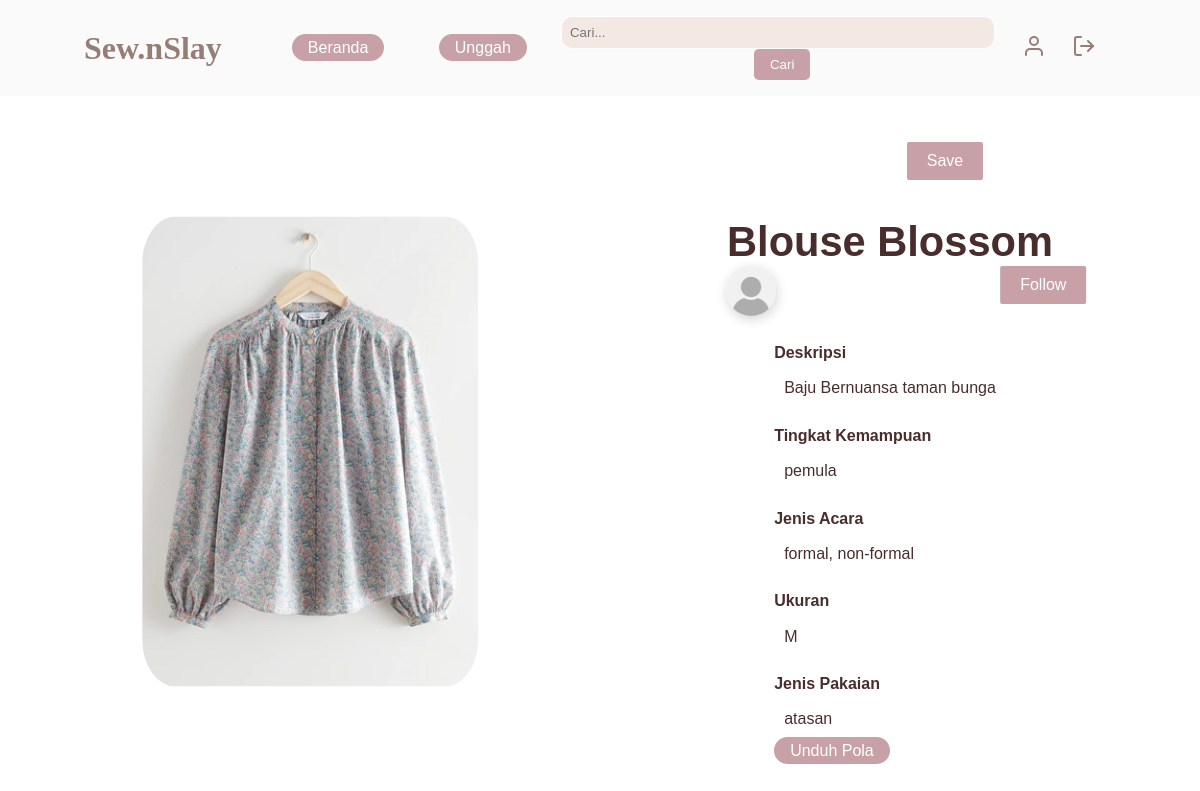
Page /detail-gambar.php?id=19 on the committed database.
### tables this page shows
CREATE TABLE `konten` (
  `id_konten` int(11) NOT NULL,
  `id_user` int(11) DEFAULT NULL,
  `judul_konten` varchar(255) DEFAULT NULL,
  `nama_gambar` varchar(255) DEFAULT NULL,
  `deskripsi` text DEFAULT NULL,
  `nama_file` varchar(225) DEFAULT NULL,
  `tgl_upload` timestamp NOT NULL DEFAULT current_timestamp() ON UPDATE current_timestamp(),
  `ukuran` varchar(50) DEFAULT NULL,
  `jenis_pakaian` varchar(50) DEFAULT NULL
);

### detail-gambar.php (the view, shortened to what this page needs)
<?php
include 'koneksi.php';
$id = $_GET['id'];
$query_tingkat_kemampuan = "SELECT GROUP_CONCAT(k.nama_kemampuan SEPARATOR ', ') AS tingkat_kemampuan
                            FROM kemampuan k
                            INNER JOIN detailkemampuan dk ON k.id_kemampuan = dk.id_kemampuan
                            WHERE dk.id_konten = $id
                            GROUP BY dk.id_konten";
$result_tingkat_kemampuan = mysqli_query($koneksi, $query_tingkat_kemampuan);
if ($result_tingkat_kemampuan && mysqli_num_rows($result_tingkat_kemampuan) > 0) {
    $row_tingkat_kemampuan = mysqli_fetch_assoc($result_tingkat_kemampuan);
    $tingkat_kemampuan = $row_tingkat_kemampuan['tingkat_kemampuan'];
} else {
    $tingkat_kemampuan = "Tidak ada tingkat kemampuan yang tersedia.";
}
$query_jenis_acara = "SELECT GROUP_CONCAT(a.nama_acara SEPARATOR ', ') AS jenis_acara
                            FROM acara a
                            INNER JOIN detailacara da ON a.id_acara = da.id_acara
                            WHERE da.id_konten = $id
                            GROUP BY da.id_konten";
$result_jenis_acara = mysqli_query($koneksi, $query_jenis_acara);
if ($result_jenis_acara && mysqli_num_rows($result_jenis_acara) > 0) {
    $row_jenis_acara = mysqli_fetch_assoc($result_jenis_acara);
    $jenis_acara = $row_jenis_acara['jenis_acara'];
} else {
    $jenis_acara = "Tidak ada jenis acara yang tersedia.";
}
?>
<!DOCTYPE html>
<html>
<head>
  <link rel="stylesheet" href="css/beranda.css">
  <link rel="stylesheet" href="https://cdn.jsdelivr.net/npm/feather-icons/dist/feather.min.css">
  <link rel="stylesheet" href="https://stackpath.bootstrapcdn.com/font-awesome/4.7.0/css/font-awesome.min.css">
  <link rel="stylesheet" href="https://cdnjs.cloudflare.com/ajax/libs/font-awesome/5.15.3/css/all.min.css">
</head>
<body>
    <nav class="navbar">
      <a href="#" class="navbar-logo">Sew.nSlay</a>
      <div class="navbar-nav">
          <a href="beranda.php" class="button-beranda">Beranda</a>
          <a href="upload.php" class="button-unggah">Unggah</a>
      </div>
      <div class="navbar-search">
        <input type="text" placeholder="Cari...">
        <button type="button">Cari</button>
    </div>
      <div class="navbar-ikon">
          <a href="profilUpload.php" class="navbar-orang"><i data-feather="user"></i></a>
          <a href="" class="navbar-orang"><i data-feather="log-out"></i></a>
      </div>
    </nav>
    <div class="detail-wrapper" id="beranda">
      <?php
      include 'koneksi.php';
      $id = $_GET['id'];
      $query_konten = "SELECT * FROM konten WHERE id_konten = $id";
      $result_konten = mysqli_query($koneksi, $query_konten);
      $row_konten = mysqli_fetch_assoc($result_konten);
      ?>
      <div class="image-container">
        <img src="<?php echo $row_konten['nama_gambar']; ?>" alt="Image">
      </div>
      <div class="description">
        <div class="aksi">
        <form method="POST" action="">
          <button id="saveButton" name="saveButton"> Save </button>
        </form>
        </div>
        <h1><?php echo $row_konten['judul_konten']; ?></h1>
        <div class="detail-user">
        <?php
            $query = "SELECT k.id_konten, k.id_user, u.nama_pengguna, u.foto_profil
                      FROM konten k
                      JOIN user u ON k.id_user = u.id_user
                      WHERE k.id_konten = $id";
            $result = mysqli_query($koneksi, $query);
            if ($result && mysqli_num_rows($result) > 0) {
              $row = mysqli_fetch_assoc($result);
              $idUser=$row['id_user'];
              $namaPengguna = $row['nama_pengguna'];
              if (!empty($row['foto_profil'])) {
                $foto_dest = $row['foto_profil'];
              } else {
                $foto_dest = 'img/avatar1.png';
              }
              ?>
              <div class="img__container">
            <img src="<?php echo $foto_dest; ?>" alt="<?php echo $namaPengguna; ?>" />
            <a class="follow-button" nama="follow" id="follow" data-userid="<?php echo $idUser; ?>">Follow</a>
          </div>
            <?php } ?>
          </div>
        <div class="text-detail">
          <h3>Deskripsi</h3>
          <p><?php echo $row_konten['deskripsi']; ?></p>
          <h3>Tingkat Kemampuan</h3>
          <p><?php echo $tingkat_kemampuan; ?></p>
          <h3>Jenis Acara</h3>
          <p><?php echo $jenis_acara; ?></p>
          <h3>Ukuran</h3>
          <p><?php echo $row_konten['ukuran']; ?></p>
          <h3>Jenis Pakaian</h3>
          <p><?php echo $row_konten['jenis_pakaian']; ?></p>
          <a href="<?php echo $row_konten['nama_file']; ?>" class="unduh-button">Unduh Pola</a>
        </div>
      </div>
    </div>
</body>
</html>

### css/beranda.css (style rules this page uses)
:root { --bg: #ffffff; }
* { margin: 0; padding: 0; box-sizing: border-box; outline: none; border: none; text-decoration: none; }
html { scroll-behavior: smooth; }
body { font-family: 'Poppins', sans-serif; background-color: var(--bg); color: #fff; width: 100%; height: 100vh; }
.navbar { display: flex; justify-content: space-between; align-items: center; padding: 1.0rem 7%; background-color: rgb(250, 250, 250); position: fixed; top: 0; left: 0; right: 0; z-index: 9999; }
.navbar .navbar-logo { font-size: 2rem; font-weight: 700; color: #967E76; font-family: 'Playfair', serif; margin-right: 70px; }
.navbar .navbar-search { flex: 1; text-align: center; }
.navbar .navbar-search input[type="text"] { padding: 0.5rem; width: 90%; max-width: 600px; border-radius: 0.7rem; border: 1px solid #fff; background-color: #f3e8e4; color: #000000; }
.navbar .navbar-search button { padding: 0.5rem 1rem; background-color: #c7a1a7; color: #fff; border: none; border-radius: 0.3rem; margin-left: 0.5rem; }
.navbar .navbar-ikon .navbar-orang { color: #967E76; margin-left: 2px; margin-right: 20px; text-decoration: none; }
.navbar .navbar-nav .button-beranda { background-color: #c7a1a7; color: #fff; padding: 0.3rem 1.0rem; font-size: 1rem; border: none; margin-right: 50px; border-radius: 1.5rem; text-decoration: none; transition: background-color 0.3s; }
.button-unggah { background-color: #c7a1a7; color: #fff; padding: 0.3rem 1.0rem; font-size: 1rem; border: none; margin-right: 10px; border-radius: 1.5rem; text-decoration: none; transition: background-color 0.3s; }
.detail-wrapper { display: flex; align-items: center; justify-content: center; min-height: 100vh; height: 100%; width: 100%; padding: 20px; }
.image-container { position: relative; width: 50%; border-radius: 20%; }
.image-container::after { content: ""; display: block; padding-bottom: 90%; }
.image-container img { position: absolute; top: 40%; left: 40%; border-radius: 10%; transform: translate(-50%, -28%); max-width: 100%; max-height: 90%; object-fit: cover; }
.description { display: flex; flex-direction: column; align-items: center; width: 40%; height: 100%; padding: 20px; padding-top: 120px; padding-bottom: 20px; }
#saveButton { background-color: #c7a1a7; color: white; border: 2px solid ; border-radius: 4px; padding: 10px 20px; font-size: 16px; cursor: pointer; transition: background-color 0.3s; margin-left: 110px; padding-right: 20px; padding-left: 20px; margin-bottom: 10px; }
.description .detail-user { width: 100%; height: 30%; }
.description .detail-user .img__container { position: relative; display: flex; margin-top: -50px; left: 10px; transform: translate(9%); align-items: center; }
.description .detail-user .img__container img { width: 50px; height: 50px; margin-right: 0; margin-bottom: 0; margin-left: 0; object-fit: cover; border-radius: 50%; display: flex; box-shadow: 1px 3px 12px rgba(0, 0, 0, 0.18); left: 20px; }
.description .detail-user .img__container a { font-size: 20px; color: #1b1919; margin-bottom: 0; margin-left: 5px; }
.description .detail-user .img__container .follow-button { position: absolute; bottom: 10px; left: 50%; background-color: #c7a1a7; color: white; border: 2px solid ; border-radius: 4px; padding: 10px 20px; font-size: 16px; margin-left: 60px; cursor: pointer; transition: background-color 0.3s; }
.description h1 { font-size: 2.6rem; margin-bottom: 50px; margin-top: 1rem; color: #492d2d; padding-top: 10px; }
.description .text-detail h3 { font-size: 1rem; margin-bottom: 0.2rem; margin-top: 1rem; color: #492d2d; }
.description .text-detail p { max-width: 30rem; font-weight: 400; line-height: 1.6; color: #492d2d; padding: 10px; }
.description .text-detail .unduh-button { background-color: #c7a1a7; color: #fff; padding: 0.3rem 1.0rem; font-size: 1rem; border: none; margin-bottom: 90px; border-radius: 1.5rem; text-decoration: none; transition: background-color 0.3s; }

### rows in the picture
konten: nama_gambar (picture), judul_konten "Blouse Blossom", deskripsi "Baju Bernuansa taman bunga", ukuran "M", jenis_pakaian "atasan"

### other values in the picture
$tingkat_kemampuan "pemula"
$jenis_acara "formal, non-formal"
